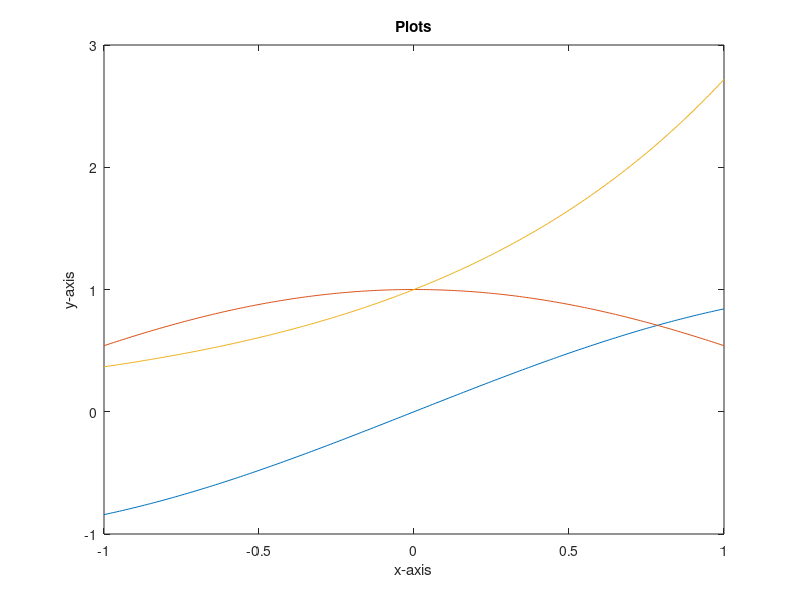

The MATLAB source for this figure:
x = -1:0.01:1;
y = sin(x);
z = cos(x);
w = exp(x);

figure(1)
handle_plot = plot(x,y,x,z,x,w)
handle_text = ylabel('y-axis');
handle_text2 = xlabel('x-axis');
handle_title = title('Plots');

ax = gca


